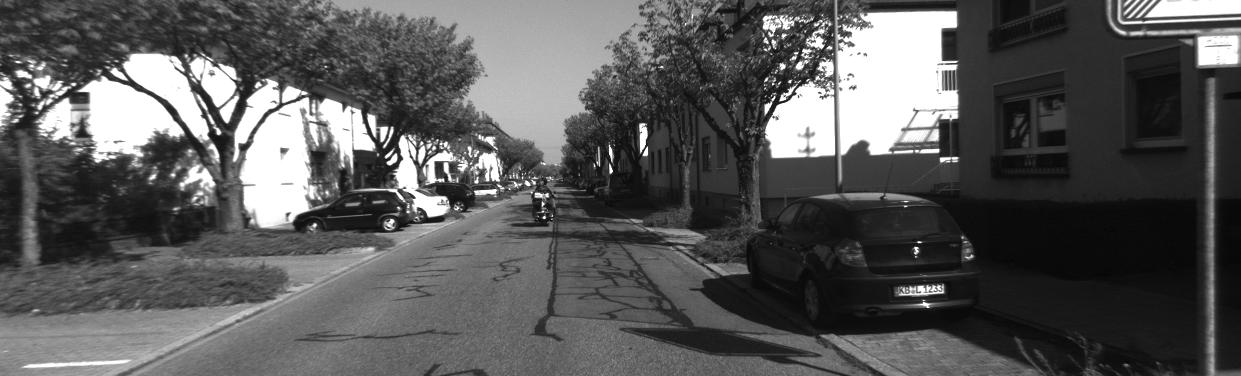
#> input picture basics/data/images/KTTI0.png, 1241 x 376 px
$ python imgrad.py
#> lines starting #> are read from the running program, lines starting #| are printed output that depends on the picture; after the words box and inside, x2 and y2 are one past the last pixel; in counts of white or black regions, pixels touching at a corner belong together
import numpy as np
import cv2
from scipy.ndimage.filters import gaussian_filter,convolve
import matplotlib.pyplot as plt
import time

def imgrad(img, filter='Sobel', alg=0):
    kernel = np.array([[-1,0,1],[-2,0,2],[-1,0,1]]) if filter=='Sobel' \
        else np.array([[-1,0,1],[-1,0,1],[-1,0,1]]) # Prewitt

    if alg==0:
        dI = np.zeros((2, img.shape[0], img.shape[1]))
        dI[0] = cv2.filter2D(img, ddepth=-1, kernel=kernel)
        dI[1] = cv2.filter2D(img, ddepth=-1, kernel=kernel.T)

    elif alg==1:
        img = img.astype(float)
        dI = np.zeros((2, img.shape[0], img.shape[1]))
        dI[0] = convolve(img, kernel)
        dI[1] = convolve(img, kernel.T)

    elif alg==2:
        height, width = img.shape
        r = kernel.shape[0]//2
        patches = np.zeros(((2*r+1)**2, height+2*r, width+2*r), dtype=img.dtype)
        img = impad(img, [r,r])
        for y in range(2*r+1):
            for x in range(2*r+1):
                patches[(2*r+1)*y+x] = np.roll(img, -(width*y+x)).flatten().reshape(height+2*r, width+2*r)
        patches = patches[:,r:-r, r:-r]
        dI = np.zeros((2, height, width))
        dI[0] = np.sum(patches.transpose(1,2,0)*kernel.flatten(), axis=-1)
        dI[1] = np.sum(patches.transpose(1,2,0)*kernel.T.flatten(), axis=-1)

    return dI


def impad(img, pad=[1, 1]):
    if pad[0]==0:
        return img
    else:
        img_pad = np.zeros((img.shape[0]+2*pad[0], img.shape[1]+2*pad[1]), dtype=img.dtype)
        img_pad[pad[0]:-pad[0],pad[1]:-pad[1]] = img
    return img_pad


def imshow(img, name="img"):
    cv2.imshow(name, img)
    while True:
        if cv2.waitKey(1)==ord('q'): break
    cv2.destroyAllWindows()

def imread(filename):
#> called with filename = '../data/images/KTTI0.png'
    return cv2.imread(filename, cv2.IMREAD_GRAYSCALE)
#> returned value is the input picture: shape (376, 1241); min 6, max 255, mean 89


num = 20
def run_test_imgrad(filename):
    '''
        test imgrad
    '''
    print('*'*num + 'test imgrad' + '*'*num)
    print('with {}'.format(filename))

    # image
    img = imread(filename)
    print(f'\n img{img.shape, img.dtype} = \n', img)
#> (printed output is left out)
    imshow(img)
#> (key q is pressed here)

    # compare algorithms
    for i in range(3):
        t0 = time.time()
        dI = imgrad(img, alg=i)
        t1 = time.time()
        print(f'\n alg = {i} took {t1-t0:.4f} sec')

        IxIy = np.vstack((dI[0], dI[1]))
        imshow(IxIy, f'Ix and Iy: alg={i}')
#> this loop made 3 passes; (key Esc is pressed on pass 1)
#> pass 1, in run_test_imgrad, `IxIy = np.vstack((dI[0], dI[1]))`:
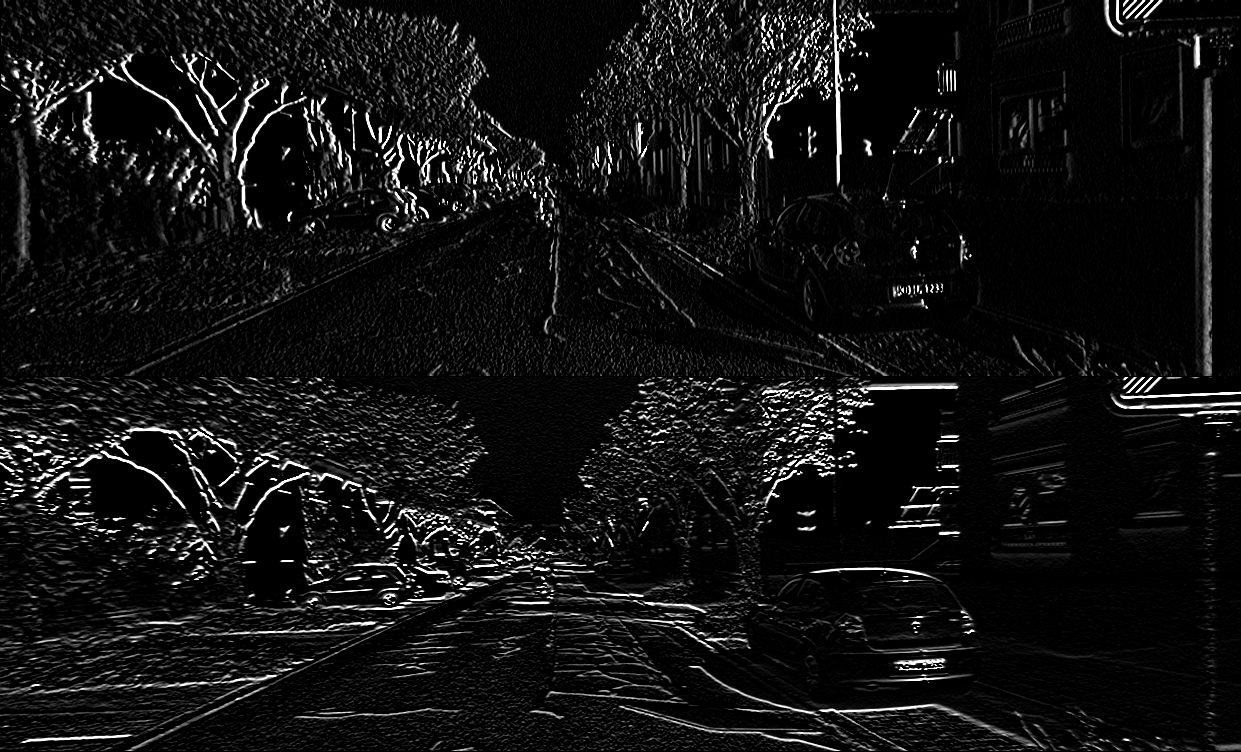
#> IxIy: shape (752, 1241) float64; min 0, max 255, mean 18
#> pass 1, in imshow (call 2), `cv2.imshow(name, img)`:
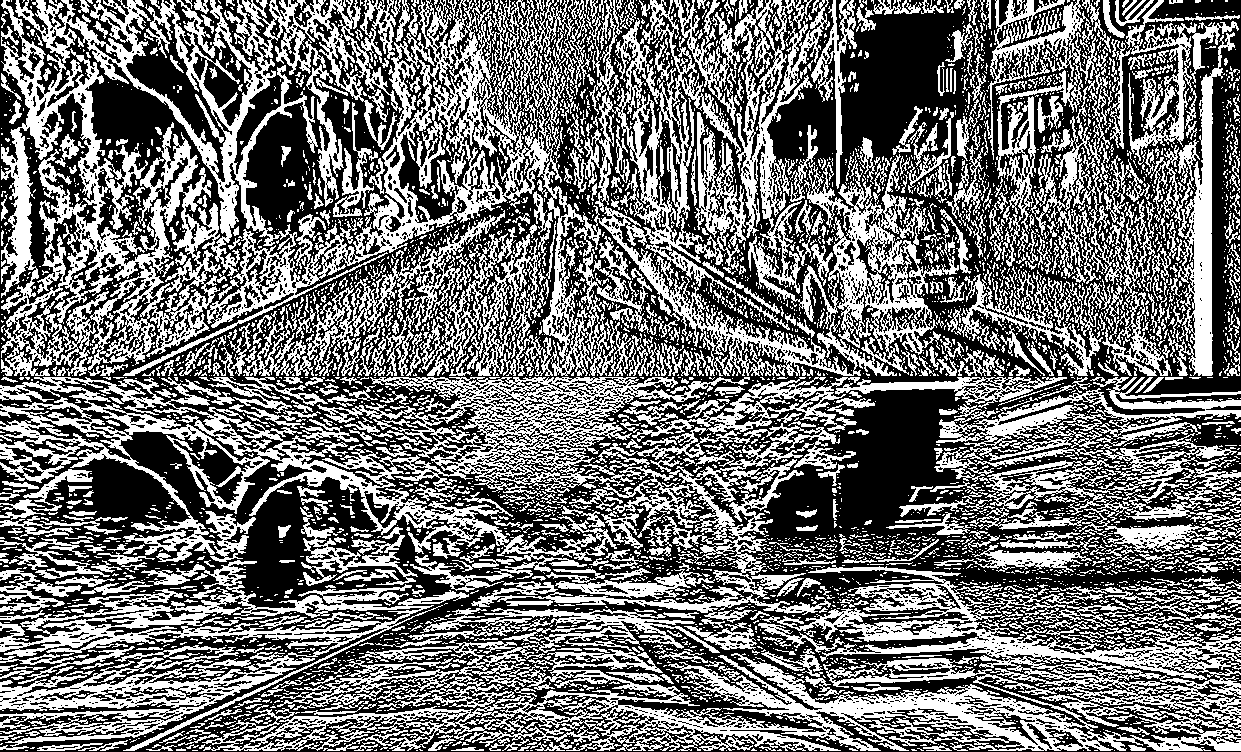
#> window 'Ix and Iy: alg=0': shape (752, 1241); 44.7% white; 5016 white regions (4172 under 20 px), largest, box (x1, y1, x2, y2) and area: (123, 0, 959, 376) 64566, (202, 565, 1241, 751) 57742, (1, 0, 402, 376) 45479
#> pass 2, in run_test_imgrad, `IxIy = np.vstack((dI[0], dI[1]))`:
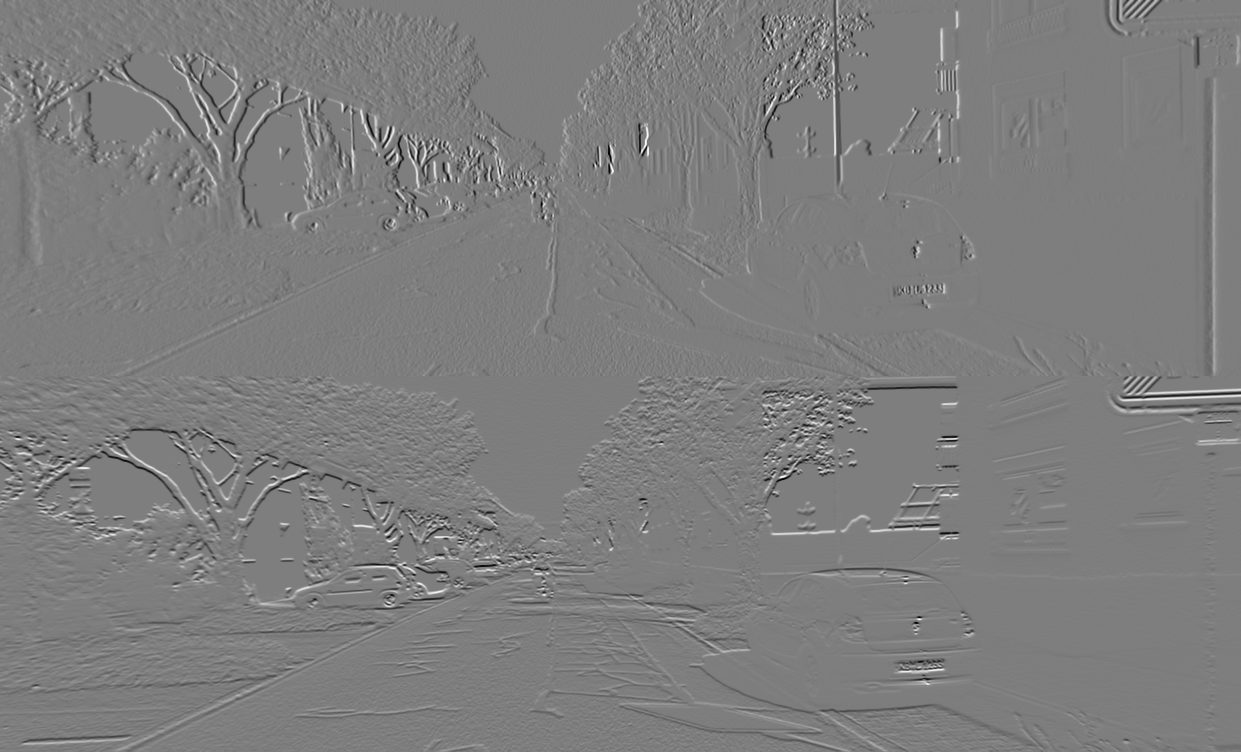
#> IxIy: shape (752, 1241) float64; min -921, max 942, mean 0.3; drawn with min black and max white

if __name__=="__main__":
    run_test_imgrad('../data/images/KTTI0.png')
    run_test_imgrad('../data/images/CircleLineRect.png')
#> call 2 of imread, with filename = '../data/images/CircleLineRect.png'
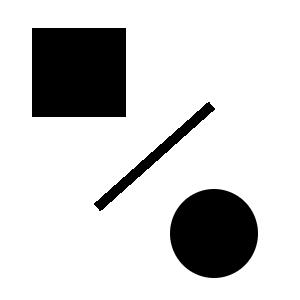
#> input picture basics/data/images/CircleLineRect.png, 300 x 300 px
#> in imread, returned value is the input picture: shape (300, 300); min 0, max 255, mean 209.5
#> (printed output is left out)
